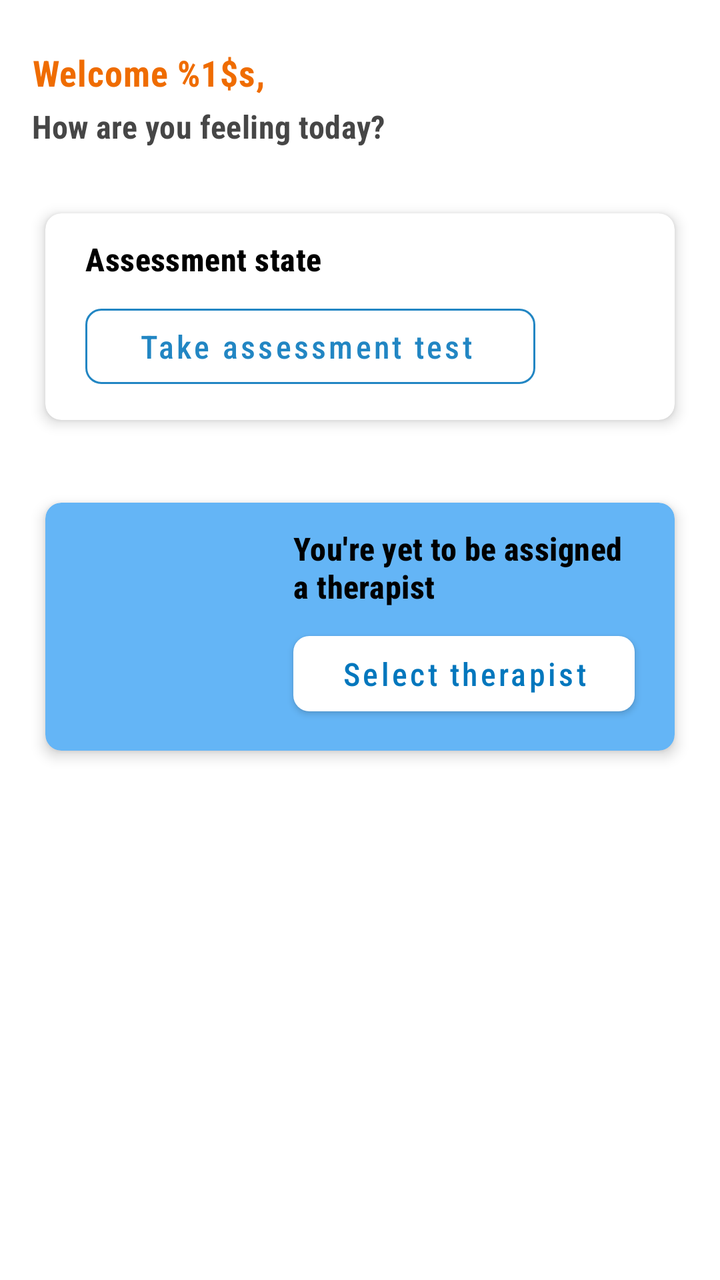
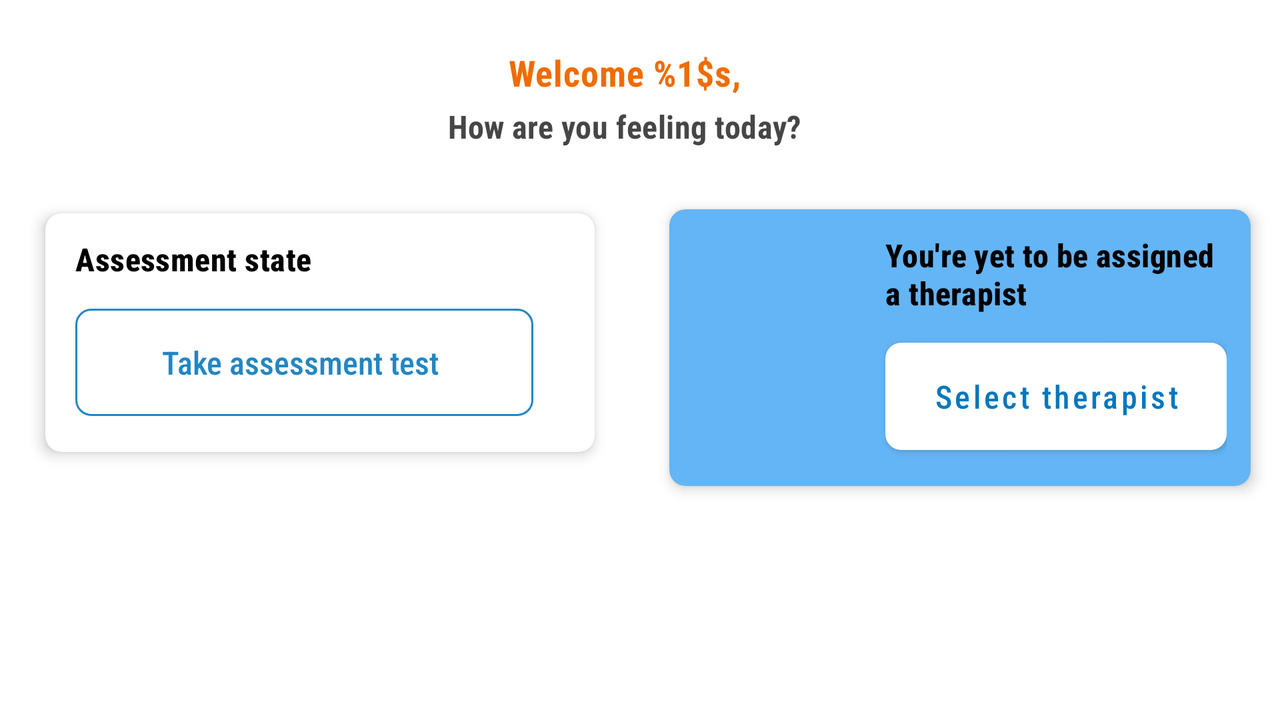

An Android layout and its configuration variant, each rendered on a device that would load it. The default file and the variant file are quoted in full after the pictures.
<!-- AndroidManifest.xml: application theme Theme.MindHealth -->
<!-- res/layout/fragment_home.xml -->
<?xml version="1.0" encoding="utf-8"?>
<androidx.constraintlayout.widget.ConstraintLayout xmlns:android="http://schemas.android.com/apk/res/android"
    xmlns:app="http://schemas.android.com/apk/res-auto"
    xmlns:tools="http://schemas.android.com/tools"
    android:layout_width="match_parent"
    android:layout_height="match_parent"
    android:visibility="gone"
    tools:visibility="visible">

    <com.google.android.material.textview.MaterialTextView
        android:id="@+id/txv_welcome_user"
        android:layout_width="0dp"
        android:layout_height="wrap_content"
        android:layout_marginStart="@dimen/screen_margin"
        android:layout_marginTop="24dp"
        android:layout_marginEnd="@dimen/screen_margin"
        android:fontFamily="sans-serif-condensed"
        android:text="@string/txv_welcome_user_text"
        android:textAppearance="@style/HomeScreenTitle"
        android:textSize="18sp"
        app:layout_constraintEnd_toEndOf="parent"
        app:layout_constraintStart_toStartOf="parent"
        app:layout_constraintTop_toTopOf="parent" />

    <com.google.android.material.textview.MaterialTextView
        android:id="@+id/txv_feelings_inquiry"
        android:layout_width="0dp"
        android:layout_height="wrap_content"
        android:layout_marginStart="@dimen/screen_margin"
        android:layout_marginTop="4dp"
        android:layout_marginEnd="@dimen/screen_margin"
        android:fontFamily="sans-serif-condensed"
        android:text="@string/txv_feelings_inquiry_text"
        android:textAppearance="@style/ScreenTextSubTitle"
        android:textStyle="bold"
        app:layout_constraintEnd_toEndOf="parent"
        app:layout_constraintStart_toStartOf="parent"
        app:layout_constraintTop_toBottomOf="@id/txv_welcome_user" />

    <com.google.android.material.card.MaterialCardView
        android:id="@+id/card_assessment_status"
        android:layout_width="0dp"
        android:layout_height="wrap_content"
        android:layout_marginStart="@dimen/screen_margin"
        android:layout_marginTop="24dp"
        android:layout_marginEnd="@dimen/screen_margin"
        app:cardCornerRadius="@dimen/corner_radius"
        app:cardElevation="4dp"
        app:cardUseCompatPadding="true"
        app:contentPadding="12dp"
        app:layout_constraintEnd_toEndOf="parent"
        app:layout_constraintStart_toStartOf="parent"
        app:layout_constraintTop_toBottomOf="@id/txv_feelings_inquiry">

        <androidx.constraintlayout.widget.ConstraintLayout
            android:layout_width="match_parent"
            android:layout_height="match_parent">

            <com.google.android.material.textview.MaterialTextView
                android:id="@+id/txv_assessment_state"
                android:layout_width="0dp"
                android:layout_height="wrap_content"
                android:layout_marginStart="8dp"
                android:fontFamily="sans-serif-condensed-medium"
                android:text="@string/txv_assessment_state_text"
                android:textAppearance="@style/CardTextTitle"
                app:layout_constraintStart_toEndOf="@id/guideline4"
                app:layout_constraintStart_toStartOf="parent"
                app:layout_constraintTop_toTopOf="parent" />

            <com.google.android.material.button.MaterialButton
                android:id="@+id/btn_view_responses_link"
                style="@style/SecondaryButton"
                android:layout_width="0dp"
                android:layout_height="wrap_content"
                android:layout_marginStart="8dp"
                android:layout_marginTop="8dp"
                android:layout_marginEnd="16dp"
                android:fontFamily="sans-serif-condensed-medium"
                android:paddingVertical="8dp"
                android:text="@string/btn_view_assessment_link_text"
                android:textAppearance="@style/ButtonText"
                android:textColor="@color/card_primary_btn_text"
                android:textSize="16sp"
                app:cornerRadius="@dimen/corner_radius"
                app:icon="@drawable/ic_baseline_keyboard_arrow_right_24"
                app:iconGravity="textEnd"
                app:iconTint="@color/card_primary_btn_text"
                app:layout_constraintEnd_toStartOf="@+id/guideline4"
                app:layout_constraintStart_toEndOf="@id/guideline4"
                app:layout_constraintStart_toStartOf="parent"
                app:layout_constraintTop_toBottomOf="@id/txv_assessment_state" />

            <androidx.constraintlayout.widget.Guideline
                android:id="@+id/guideline4"
                android:layout_width="wrap_content"
                android:layout_height="wrap_content"
                android:orientation="vertical"
                app:layout_constraintGuide_begin="249dp" />

            <ImageView
                android:id="@+id/imv_assignment_status"
                android:layout_width="0dp"
                android:layout_height="60dp"
                android:layout_marginStart="@dimen/screen_margin"
                android:layout_marginTop="8dp"
                android:contentDescription="@string/icon_assessment_status_false"
                android:scaleType="fitCenter"
                app:layout_constraintEnd_toEndOf="parent"
                app:layout_constraintStart_toEndOf="@id/guideline4"
                app:layout_constraintTop_toTopOf="parent"
                app:srcCompat="@drawable/ic_outline_assignment_late_24"
                app:tint="@color/color_primary_dark" />

        </androidx.constraintlayout.widget.ConstraintLayout>
    </com.google.android.material.card.MaterialCardView>

    <com.google.android.material.card.MaterialCardView
        android:id="@+id/cardTherapistSelectionStatus"
        android:layout_width="0dp"
        android:layout_height="wrap_content"
        android:layout_marginStart="@dimen/screen_margin"
        android:layout_marginTop="24dp"
        android:layout_marginEnd="@dimen/screen_margin"
        android:backgroundTint="@color/card_with_color_bg"
        app:cardCornerRadius="@dimen/corner_radius"
        app:cardElevation="4dp"
        app:cardUseCompatPadding="true"
        app:contentPadding="12dp"
        app:layout_constraintEnd_toEndOf="parent"
        app:layout_constraintStart_toStartOf="parent"
        app:layout_constraintTop_toBottomOf="@id/card_assessment_status">

        <androidx.constraintlayout.widget.ConstraintLayout
            android:layout_width="match_parent"
            android:layout_height="match_parent">

            <com.google.android.material.textview.MaterialTextView
                android:id="@+id/txv_therapist_selection_state"
                android:layout_width="0dp"
                android:layout_height="wrap_content"
                android:layout_marginStart="@dimen/screen_margin"
                android:layout_marginEnd="8dp"
                android:fontFamily="sans-serif-condensed-medium"
                android:text="@string/btn_therapist_selection_state_text"
                android:textAppearance="@style/CardTextTitleVariant"
                app:layout_constraintEnd_toEndOf="parent"
                app:layout_constraintStart_toEndOf="@id/guideline3"
                app:layout_constraintTop_toTopOf="parent" />


            <com.google.android.material.button.MaterialButton
                android:id="@+id/btn_therapist_selection_link"
                android:layout_width="0dp"
                android:layout_height="wrap_content"
                android:layout_marginStart="@dimen/screen_margin"
                android:layout_marginTop="8dp"
                android:layout_marginEnd="8dp"
                android:fontFamily="sans-serif-condensed-medium"
                android:paddingVertical="8dp"
                android:text="@string/btn_therapist_selection_link_text"
                android:textAppearance="@style/ButtonText"
                android:textColor="#0277BD"
                android:textSize="16sp"
                app:backgroundTint="@color/white"
                app:cornerRadius="@dimen/corner_radius"
                app:layout_constraintEnd_toEndOf="parent"
                app:layout_constraintStart_toEndOf="@id/guideline3"
                app:layout_constraintTop_toBottomOf="@id/txv_therapist_selection_state"
                tools:ignore="TextContrastCheck" />

            <androidx.constraintlayout.widget.Guideline
                android:id="@+id/guideline3"
                android:layout_width="wrap_content"
                android:layout_height="wrap_content"
                android:orientation="vertical"
                app:layout_constraintGuide_begin="96dp" />

            <ImageView
                android:id="@+id/imv_therapist_icon"
                android:layout_width="0dp"
                android:layout_height="100dp"
                android:layout_marginStart="3dp"
                android:layout_marginEnd="8dp"
                android:importantForAccessibility="no"
                android:scaleType="fitCenter"
                app:layout_constraintEnd_toEndOf="@id/guideline3"
                app:layout_constraintStart_toStartOf="parent"
                app:layout_constraintTop_toTopOf="parent"
                app:srcCompat="@drawable/ic_baseline_co_present_24"
                app:tint="@color/image_in_card_with_color_tint"
                tools:ignore="ImageContrastCheck" />

        </androidx.constraintlayout.widget.ConstraintLayout>
    </com.google.android.material.card.MaterialCardView>
</androidx.constraintlayout.widget.ConstraintLayout>
<!-- resources referenced by this layout -->
<resources>
  <color name="card_primary_btn_text">@color/color_primary_dark</color>
  <color name="card_with_color_bg">@color/color_primary</color>
  <color name="color_primary_dark">#2286C3</color>
  <color name="image_in_card_with_color_tint">@color/color_primary_dark</color>
  <color name="white">#FFFFFFFF</color>
  <dimen name="corner_radius">8dp</dimen>
  <dimen name="screen_margin">16dp</dimen>
  <string name="btn_therapist_selection_link_text">Select therapist</string>
  <string name="btn_therapist_selection_state_text">You\'re yet to be assigned a therapist</string>
  <string name="btn_view_assessment_link_text">Take assessment test</string>
  <string name="icon_assessment_status_false">Assessment not done icon</string>
  <string name="txv_assessment_state_text">Assessment state</string>
  <string name="txv_feelings_inquiry_text">How are you feeling today?</string>
  <string name="txv_welcome_user_text">Welcome %1$s, </string>
  <style name="ButtonText" parent="TextAppearance.MaterialComponents.Button">
          <item name="android:textAllCaps">false</item>
          <item name="cornerRadius">@dimen/corner_radius</item>
      </style>
  <style name="CardTextTitle" parent="SubTitle">
          <item name="android:textColor">@color/black</item>
          <item name="android:textStyle">bold</item>
      </style>
  <style name="CardTextTitleVariant" parent="CardTextTitle">
          <item name="android:textColor">@color/black</item>
      </style>
  <style name="HomeScreenTitle" parent="SubTitle">
          <item name="android:textColor">@color/splash_screen_text_color</item>
          <item name="android:textStyle">bold</item>
          <item name="android:letterSpacing">.02</item>
      </style>
  <style name="ScreenTextSubTitle" parent="SubTitle">
          <item name="android:textColor">@color/color_light_black</item>
      </style>
  <style name="SecondaryButton" parent="Widget.MaterialComponents.Button.OutlinedButton.Icon">
          <item name="strokeColor">@color/color_primary_dark</item>
          <item name="android:textColor">@color/color_primary_dark</item>
          <item name="cornerRadius">@dimen/corner_radius</item>
      </style>
  <style name="Theme.MindHealth" parent="Theme.MaterialComponents.DayNight.NoActionBar">
          
          <item name="colorPrimary">@color/color_primary</item>
          <item name="colorPrimaryVariant">@color/color_primary_dark</item>
          <item name="colorOnPrimary">@color/black</item>
          
          <item name="colorSecondary">@color/color_secondary</item>
          <item name="colorSecondaryVariant">@color/color_secondary_dark</item>
          <item name="colorOnSecondary">@color/black</item>
          <item name="colorError">@android:color/holo_red_light</item>
  
          
          <item name="android:statusBarColor" tools:targetApi="l">?attr/colorPrimaryVariant</item>
          
      </style>
  <color name="color_primary">#64B5F6</color>
  <style name="SubTitle" parent="TextAppearance.MaterialComponents.Subtitle1" />
  <color name="black">#FF000000</color>
  <color name="splash_screen_text_color">#EF6C00</color>
  <color name="color_light_black">#464646</color>
  <color name="color_secondary">#F6A564</color>
  <color name="color_secondary_dark">#C07637</color>
</resources>
<!-- res/layout-land/fragment_home.xml (the repository's variant of the layout above) -->
<!-- drawn on the phone turned sideways -->
<?xml version="1.0" encoding="utf-8"?>
<androidx.constraintlayout.widget.ConstraintLayout xmlns:android="http://schemas.android.com/apk/res/android"
    xmlns:app="http://schemas.android.com/apk/res-auto"
    xmlns:tools="http://schemas.android.com/tools"
    android:layout_width="match_parent"
    android:layout_height="match_parent"
    android:visibility="gone"
    tools:visibility="visible">

    <com.google.android.material.textview.MaterialTextView
        android:id="@+id/txv_welcome_user"
        android:layout_width="0dp"
        android:layout_height="wrap_content"
        android:layout_marginTop="24dp"
        android:layout_marginEnd="@dimen/screen_margin"
        android:fontFamily="sans-serif-condensed"
        android:text="@string/txv_welcome_user_text"
        android:textAlignment="center"
        android:textAppearance="@style/HomeScreenTitle"
        android:textSize="18sp"
        app:layout_constraintEnd_toEndOf="parent"
        app:layout_constraintStart_toStartOf="parent"
        app:layout_constraintTop_toTopOf="parent" />

    <com.google.android.material.textview.MaterialTextView
        android:id="@+id/txv_feelings_inquiry"
        android:layout_width="0dp"
        android:layout_height="wrap_content"
        android:layout_marginTop="4dp"
        android:layout_marginEnd="@dimen/screen_margin"
        android:fontFamily="sans-serif-condensed"
        android:text="@string/txv_feelings_inquiry_text"
        android:textAlignment="center"
        android:textAppearance="@style/ScreenTextSubTitle"
        android:textSize="16sp"
        android:textStyle="bold"
        app:layout_constraintEnd_toEndOf="parent"
        app:layout_constraintStart_toStartOf="parent"
        app:layout_constraintTop_toBottomOf="@id/txv_welcome_user" />

    <com.google.android.material.card.MaterialCardView
        android:id="@+id/card_assessment_status"
        android:layout_width="0dp"
        android:layout_height="wrap_content"
        android:layout_marginStart="@dimen/screen_margin"
        android:layout_marginTop="24dp"
        android:layout_marginEnd="@dimen/screen_margin"
        app:cardCornerRadius="@dimen/corner_radius"
        app:cardElevation="4dp"
        app:cardUseCompatPadding="true"
        app:contentPadding="12dp"
        app:layout_constraintEnd_toStartOf="@id/guideline9"
        app:layout_constraintStart_toStartOf="parent"
        app:layout_constraintTop_toBottomOf="@id/txv_feelings_inquiry">

        <androidx.constraintlayout.widget.ConstraintLayout
            android:layout_width="match_parent"
            android:layout_height="match_parent">

            <TextView
                android:id="@+id/txv_assessment_state"
                style="@style/Widget.MaterialComponents.TextView"
                android:layout_width="0dp"
                android:layout_height="wrap_content"
                android:layout_marginStart="3dp"
                android:fontFamily="sans-serif-condensed-medium"
                android:text="@string/txv_assessment_state_text"
                android:textAppearance="@style/CardTextTitle"
                android:textSize="16sp"
                app:layout_constraintEnd_toStartOf="@+id/guideline4"
                app:layout_constraintStart_toEndOf="@id/guideline4"
                app:layout_constraintStart_toStartOf="parent"
                app:layout_constraintTop_toTopOf="parent" />

            <com.google.android.material.button.MaterialButton
                android:id="@+id/btn_view_responses_link"
                style="@style/SecondaryButton"
                android:layout_width="0dp"
                android:layout_height="wrap_content"
                android:layout_marginStart="3dp"
                android:layout_marginTop="8dp"
                android:fontFamily="sans-serif-condensed-medium"
                android:paddingVertical="16dp"
                android:text="@string/btn_view_assessment_link_text"
                android:textAppearance="@style/SecondaryButton"
                android:textColor="@color/card_primary_btn_text"
                android:textSize="16sp"
                app:cornerRadius="@dimen/corner_radius"
                app:icon="@drawable/ic_baseline_keyboard_arrow_right_24"
                app:iconGravity="textEnd"
                app:iconTint="@color/card_primary_btn_text"
                app:layout_constraintEnd_toStartOf="@+id/guideline4"
                app:layout_constraintStart_toEndOf="@id/guideline4"
                app:layout_constraintStart_toStartOf="parent"
                app:layout_constraintTop_toBottomOf="@id/txv_assessment_state" />

            <androidx.constraintlayout.widget.Guideline
                android:id="@+id/guideline4"
                android:layout_width="wrap_content"
                android:layout_height="wrap_content"
                android:orientation="vertical"
                app:layout_constraintGuide_begin="232dp" />

            <ImageView
                android:id="@+id/imv_assignment_status"
                android:layout_width="0dp"
                android:layout_height="60dp"
                android:layout_marginStart="8dp"
                android:layout_marginTop="32dp"
                android:contentDescription="@string/icon_assessment_status_false"
                android:scaleType="fitCenter"
                app:layout_constraintEnd_toEndOf="parent"
                app:layout_constraintStart_toStartOf="@id/guideline4"
                app:layout_constraintTop_toTopOf="parent"
                app:srcCompat="@drawable/ic_outline_assignment_late_24"
                app:tint="@color/color_primary_dark" />

        </androidx.constraintlayout.widget.ConstraintLayout>
    </com.google.android.material.card.MaterialCardView>

    <com.google.android.material.card.MaterialCardView
        android:id="@+id/cardTherapistSelectionStatus"
        android:layout_width="0dp"
        android:layout_height="wrap_content"
        android:layout_marginStart="8dp"
        android:layout_marginTop="96dp"
        android:layout_marginEnd="8dp"
        android:backgroundTint="@color/card_with_color_bg"
        app:cardCornerRadius="@dimen/corner_radius"
        app:cardElevation="4dp"
        app:cardUseCompatPadding="true"
        app:contentPadding="12dp"
        app:layout_constraintEnd_toEndOf="parent"
        app:layout_constraintStart_toEndOf="@id/guideline9"
        app:layout_constraintTop_toTopOf="parent">

        <androidx.constraintlayout.widget.ConstraintLayout
            android:layout_width="match_parent"
            android:layout_height="match_parent">

            <com.google.android.material.textview.MaterialTextView
                android:id="@+id/txv_therapist_selection_state"
                android:layout_width="0dp"
                android:layout_height="wrap_content"
                android:fontFamily="sans-serif-condensed-medium"
                android:text="@string/btn_therapist_selection_state_text"
                android:textAppearance="@style/CardTextTitleVariant"
                android:textSize="16sp"
                app:layout_constraintEnd_toEndOf="parent"
                app:layout_constraintStart_toEndOf="@id/guideline3"
                app:layout_constraintTop_toTopOf="parent" />


            <com.google.android.material.button.MaterialButton
                android:id="@+id/btn_therapist_selection_link"
                android:layout_width="0dp"
                android:layout_height="wrap_content"
                android:layout_marginTop="8dp"
                android:fontFamily="sans-serif-condensed-medium"
                android:paddingVertical="16dp"
                android:text="@string/btn_therapist_selection_link_text"
                android:textAppearance="@style/ButtonText"
                android:textColor="#0277BD"
                android:textSize="16sp"
                app:backgroundTint="@color/white"
                app:cornerRadius="@dimen/corner_radius"
                app:layout_constraintEnd_toEndOf="parent"
                app:layout_constraintStart_toEndOf="@id/guideline3"
                app:layout_constraintTop_toBottomOf="@id/txv_therapist_selection_state"
                tools:ignore="TextContrastCheck" />

            <androidx.constraintlayout.widget.Guideline
                android:id="@+id/guideline3"
                android:layout_width="wrap_content"
                android:layout_height="wrap_content"
                android:orientation="vertical"
                app:layout_constraintGuide_begin="96dp" />

            <ImageView
                android:id="@+id/imv_therapist_icon"
                android:layout_width="0dp"
                android:layout_height="60dp"
                android:layout_marginStart="3dp"
                android:layout_marginTop="8dp"
                android:layout_marginEnd="8dp"
                android:importantForAccessibility="no"
                android:scaleType="fitCenter"
                app:layout_constraintEnd_toEndOf="@id/guideline3"
                app:layout_constraintStart_toStartOf="parent"
                app:layout_constraintTop_toTopOf="parent"
                app:srcCompat="@drawable/ic_baseline_co_present_24"
                app:tint="@color/image_in_card_with_color_tint"
                tools:ignore="ImageContrastCheck" />

        </androidx.constraintlayout.widget.ConstraintLayout>
    </com.google.android.material.card.MaterialCardView>

    <androidx.constraintlayout.widget.Guideline
        android:id="@+id/guideline9"
        android:layout_width="wrap_content"
        android:layout_height="wrap_content"
        android:orientation="vertical"
        app:layout_constraintGuide_percent="0.5" />
</androidx.constraintlayout.widget.ConstraintLayout>
